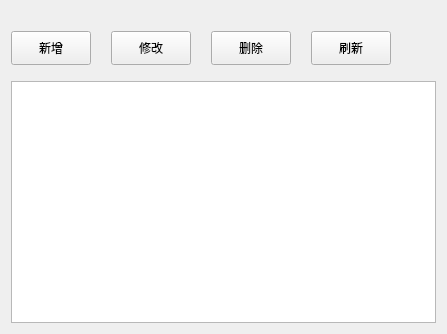
<?xml version="1.0" encoding="UTF-8"?>
<ui version="4.0">
 <class>SysRoomState</class>
 <widget class="QWidget" name="SysRoomState">
  <property name="geometry">
   <rect>
    <x>0</x>
    <y>0</y>
    <width>447</width>
    <height>334</height>
   </rect>
  </property>
  <property name="windowTitle">
   <string>Form</string>
  </property>
  <layout class="QVBoxLayout" name="verticalLayout_2">
   <item>
    <layout class="QVBoxLayout" name="verticalLayout">
     <item>
      <layout class="QHBoxLayout" name="horizontalLayout">
       <property name="spacing">
        <number>20</number>
       </property>
       <property name="topMargin">
        <number>20</number>
       </property>
       <property name="bottomMargin">
        <number>10</number>
       </property>
       <item>
        <widget class="QPushButton" name="btn_insert">
         <property name="minimumSize">
          <size>
           <width>0</width>
           <height>34</height>
          </size>
         </property>
         <property name="text">
          <string>新增</string>
         </property>
        </widget>
       </item>
       <item>
        <widget class="QPushButton" name="btn_update">
         <property name="minimumSize">
          <size>
           <width>0</width>
           <height>34</height>
          </size>
         </property>
         <property name="text">
          <string>修改</string>
         </property>
        </widget>
       </item>
       <item>
        <widget class="QPushButton" name="btn_delete">
         <property name="minimumSize">
          <size>
           <width>0</width>
           <height>34</height>
          </size>
         </property>
         <property name="text">
          <string>删除</string>
         </property>
        </widget>
       </item>
       <item>
        <widget class="QPushButton" name="btn_refresh">
         <property name="minimumSize">
          <size>
           <width>0</width>
           <height>34</height>
          </size>
         </property>
         <property name="text">
          <string>刷新</string>
         </property>
        </widget>
       </item>
       <item>
        <spacer name="horizontalSpacer">
         <property name="orientation">
          <enum>Qt::Horizontal</enum>
         </property>
         <property name="sizeHint" stdset="0">
          <size>
           <width>40</width>
           <height>20</height>
          </size>
         </property>
        </spacer>
       </item>
      </layout>
     </item>
     <item>
      <widget class="QTableWidget" name="tableWidget">
       <property name="frameShape">
        <enum>QFrame::StyledPanel</enum>
       </property>
       <property name="verticalScrollBarPolicy">
        <enum>Qt::ScrollBarAsNeeded</enum>
       </property>
       <property name="horizontalScrollBarPolicy">
        <enum>Qt::ScrollBarAsNeeded</enum>
       </property>
       <property name="sizeAdjustPolicy">
        <enum>QAbstractScrollArea::AdjustIgnored</enum>
       </property>
       <property name="editTriggers">
        <set>QAbstractItemView::NoEditTriggers</set>
       </property>
       <property name="alternatingRowColors">
        <bool>true</bool>
       </property>
       <property name="selectionMode">
        <enum>QAbstractItemView::SingleSelection</enum>
       </property>
       <property name="selectionBehavior">
        <enum>QAbstractItemView::SelectRows</enum>
       </property>
       <property name="verticalScrollMode">
        <enum>QAbstractItemView::ScrollPerPixel</enum>
       </property>
       <attribute name="horizontalHeaderMinimumSectionSize">
        <number>40</number>
       </attribute>
       <attribute name="horizontalHeaderDefaultSectionSize">
        <number>320</number>
       </attribute>
       <attribute name="horizontalHeaderStretchLastSection">
        <bool>true</bool>
       </attribute>
       <attribute name="verticalHeaderVisible">
        <bool>false</bool>
       </attribute>
       <attribute name="verticalHeaderMinimumSectionSize">
        <number>24</number>
       </attribute>
       <attribute name="verticalHeaderDefaultSectionSize">
        <number>40</number>
       </attribute>
      </widget>
     </item>
    </layout>
   </item>
  </layout>
 </widget>
 <resources/>
 <connections/>
</ui>
